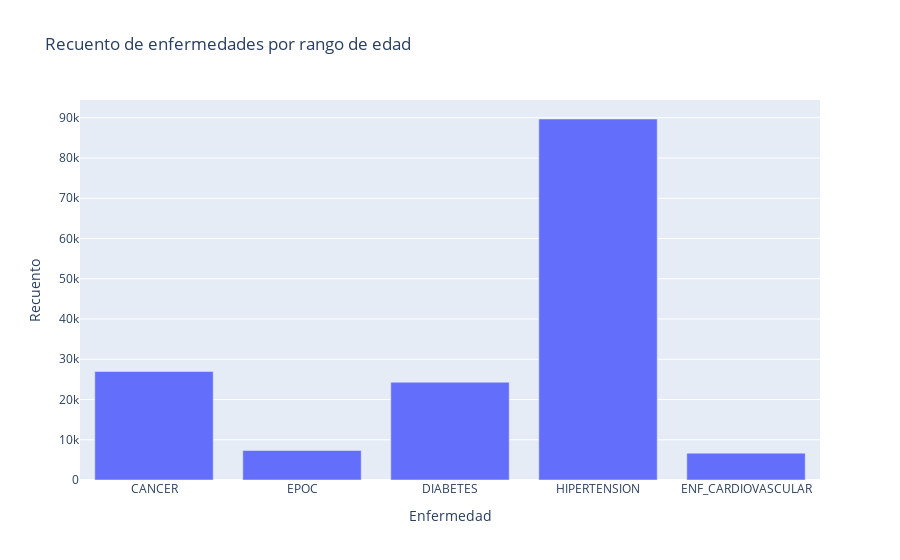

Notebook code cell kept with this figure:
### Code cell
import plotly.express as px

# Frecuencia de cada enfermedad de base en los afiliados
enfermedades = ["CANCER", "EPOC", "DIABETES", "HIPERTENSION", "ENF_CARDIOVASCULAR"]
recuento = [
    sum(df["CANCER"]),
    sum(df["EPOC"]),
    sum(df["DIABETES"]),
    sum(df["HIPERTENSION"]),
    sum(df["ENF_CARDIOVASCULAR"]),
]

# Crear DataFrame para el gráfico
df_frecuencia = pd.DataFrame({"Enfermedad": enfermedades, "Recuento": recuento})

# Agregar rango de edad como color en Plotly
fig = px.bar(
    df_frecuencia,
    x="Enfermedad",
    y="Recuento",
    title="Recuento de enfermedades por rango de edad",
    labels={"x": "Enfermedad", "y": "Recuento"},
)

fig.show()

### Figure 1 — Plotly figure (JSON) as saved in the notebook; plotly's stock layout.template omitted (floating-point values rounded to 4 significant figures)
{"data": [{"alignmentgroup": "True", "hovertemplate": "Enfermedad=%{x}<br>Recuento=%{y}<extra></extra>", "legendgroup": "", "marker": {"color": "#636efa", "pattern": {"shape": ""}}, "name": "", "offsetgroup": "", "orientation": "v", "showlegend": false, "textposition": "auto", "type": "bar", "x": ["CANCER", "EPOC", "DIABETES", "HIPERTENSION", "ENF_CARDIOVASCULAR"], "xaxis": "x", "y": [26949, 7337, 24286, 89695, 6675], "yaxis": "y"}], "layout": {"barmode": "relative", "legend": {"tracegroupgap": 0}, "title": {"text": "Recuento de enfermedades por rango de edad"}, "xaxis": {"anchor": "y", "domain": [0, 1], "title": {"text": "Enfermedad"}}, "yaxis": {"anchor": "x", "domain": [0, 1], "title": {"text": "Recuento"}}}}
